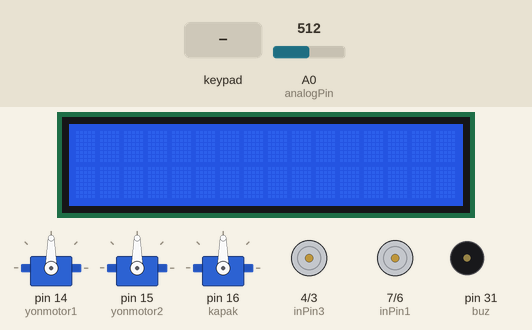
A sketch run on a simulated Arduino Mega 2560, built with avr-gcc and run on an emulated ATmega2560. Shown: 16×2 character LCD, 3 × servo, motor-driver pin pairs drawn as motors (green arrow = first pin HIGH = forward, orange = second pin HIGH = backward, longer = more drive), buzzer (waves = sounding). The inputs (shaded band) are chosen by the test bench; at power-on: A0 (analogPin) = 512.

Above: at 1.2 s.
1.3 s: key 'c' pressed
At 2.1 s:
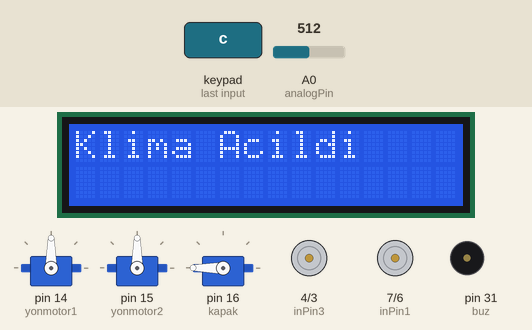
4.1 s: keypad keys 2 6 2 7 2 8 2 9 pressed 0.4 s apart
At 6.17 s:
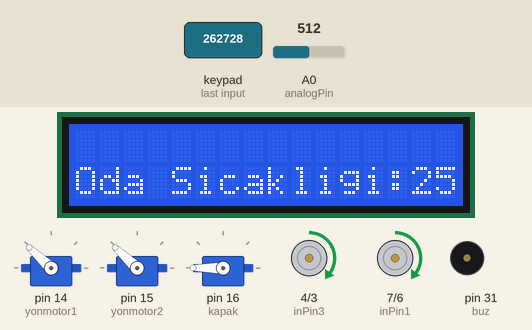
8.8 s: key '8' pressed
At 9.25 s:
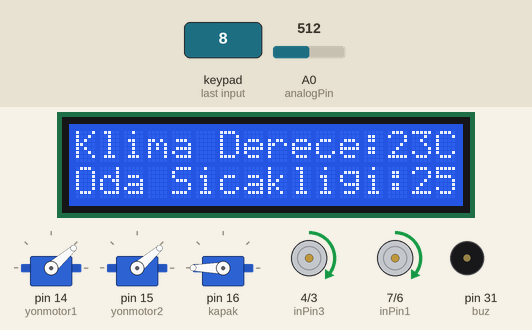
11.5 s: key '0' pressed
At 12.7 s:
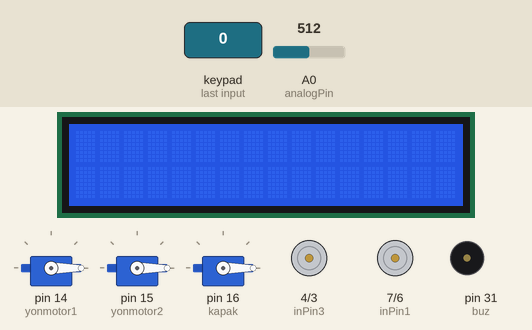
13.0 s: key 'c' pressed
At 13.5 s:
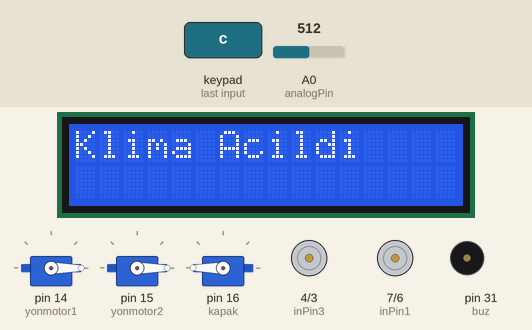
16.0 s: keypad keys 8 / 2 = pressed 0.4 s apart
At 16.34 s:
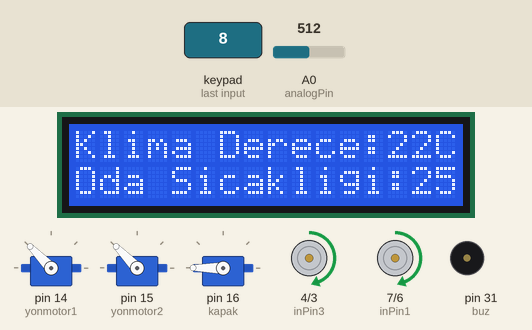
Timing chart, 0 to 21.6 s (numbered marks = the images above; inputs shaded):
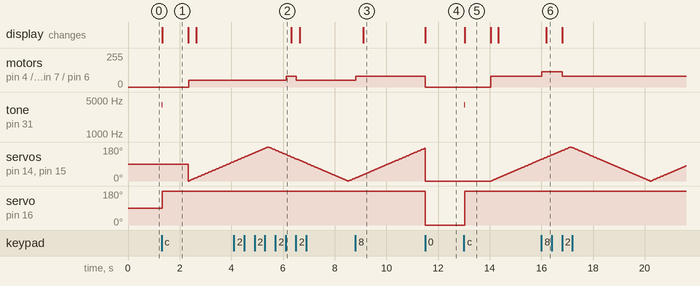

Measured:
- after the input at 1.3 s, motor on pin 4 (inPin3) / pin 3 (inPin4), motor on pin 7 (inPin1) / pin 6 (inPin2): stopped → forward 50/255 after 1.0 s; tone on pin 31 (buz): silent → 4000 Hz at once, → silent 0.02 s later; servo on pin 16 (kapak): 90° → 180° at once; the display: changes at once (image 1)
- after the input at 4.1 s, motor on pin 4 (inPin3) / pin 3 (inPin4), motor on pin 7 (inPin1) / pin 6 (inPin2): forward 50/255 → forward 80/255 after 2.0 s, → forward 50/255 0.40 s later
- after the input at 8.8 s, motor on pin 4 (inPin3) / pin 3 (inPin4), motor on pin 7 (inPin1) / pin 6 (inPin2): forward 50/255 → forward 80/255 at once; the display: changes after 0.30 s (image 3)
- after the input at 11.5 s, motor on pin 4 (inPin3) / pin 3 (inPin4), motor on pin 7 (inPin1) / pin 6 (inPin2): forward 80/255 → stopped at once; servo on pin 16 (kapak): 180° → 0° at once; the display: changes at once (image 4)
- after the input at 13.0 s, motor on pin 4 (inPin3) / pin 3 (inPin4), motor on pin 7 (inPin1) / pin 6 (inPin2): stopped → forward 80/255 after 1.0 s
- after the input at 16.0 s, motor on pin 4 (inPin3) / pin 3 (inPin4), motor on pin 7 (inPin1) / pin 6 (inPin2): forward 80/255 → forward 115/255 at once, → forward 80/255 0.79 s later; the display: changes after 0.19 s (image 6)
- what the display in image 1 shows lasts 1.0 s, from 1.3 s to 2.3 s

The sketch:

klima.ino
```cpp
#include <Servo.h>
#include <LiquidCrystal.h>
#include <Keypad.h>
const byte satir=4;
const byte sutun=4;
char tustakimi[satir][sutun]=
{
  {'7','8','9','/'},
  {'4','5','6','x'},
  {'1','2','3','-'},
  {'c','0','=','+'},
};
byte satirpin[satir]={22,23,24,25};
byte sutunpin[sutun]={26,27,28,29};
Keypad tustakimim = Keypad(makeKeymap(tustakimi),satirpin,sutunpin,satir,sutun);
const int rs = 13, en = 12, d4 = 11, d5 = 10, d6 = 9, d7 = 8;
LiquidCrystal lcd(rs, en, d4, d5, d6, d7);
Servo yonmotor1;
Servo yonmotor2;
Servo kapak;
int derece = 0;
String klimaDurum;
String sistemDurum;

int inPin1=7;
int inPin2=6;
int enA=5;
int buz=31;
int inPin3=4;
int inPin4=3;
int enB=2;
int hiz;
int i=1;
const int analogPin=A0;
float gerilimDegeri=0;
float sensorDegeri = 0;
float odasicakligi = 0;
void setup() {
  Serial.begin(9600);
  lcd.begin(16, 2);
   yonmotor1.attach(14);
   yonmotor2.attach(15);
   kapak.attach(16);

    pinMode(buz,OUTPUT);
    pinMode(inPin1,OUTPUT);
    pinMode(inPin2,OUTPUT);
    pinMode(inPin3,OUTPUT);
    pinMode(inPin4,OUTPUT);
}
void kapaklar(){
        for (derece = 0; derece <= 180; derece += 1) {
            sensorDegeri = analogRead(analogPin);
            gerilimDegeri = (sensorDegeri/1023)*5000;
            odasicakligi = gerilimDegeri / 10.0;
          yonmotor1.write(derece);
          yonmotor2.write(derece);
          delay(15);
           char tus = tustakimim.getKey();
           if(tus == '0'){
           klimaDurum="yanlis";
            kapaklarkapat();
           }
     if(tus == '8' && i<8){
    if( klimaDurum=="dogru"){
     i++;
    }
  if(i==1){
    lcd.clear();
    lcd.setCursor(0,0);
    lcd.print("Klima Derece:24C");
    lcd.setCursor(0,1);
    lcd.print("Oda Sicakligi:");
  }
  if(i==2){
    lcd.clear();
    lcd.setCursor(0,0);
    lcd.print("Klima Derece:23C");
    lcd.setCursor(0,1);
    lcd.print("Oda Sicakligi:");
  }
  if(i==3){
    lcd.clear();
    lcd.setCursor(0,0);
    lcd.print("Klima Derece:22C");
    lcd.setCursor(0,1);
    lcd.print("Oda Sicakligi:");
  }if(i==4){
    lcd.clear();
    lcd.setCursor(0,0);
    lcd.print("Klima Derece;21C");
    lcd.setCursor(0,1);
    lcd.print("Oda Sicakligi;");
  }if(i==5){
    lcd.clear();
    lcd.setCursor(0,0);
    lcd.print("Klima Derece:20C");
    lcd.setCursor(0,1);
    lcd.print("Oda Sicakligi:");
  }if(i==6){
    lcd.clear();
    lcd.setCursor(0,0);
    lcd.print("Klima Derece:19C");
    lcd.setCursor(0,1);
    lcd.print("Oda Sicakligi:");
  }if(i==7){
    lcd.clear();
    lcd.setCursor(0,0);
    lcd.print("Klima Derece:18C");
    lcd.setCursor(0,1);
    lcd.print("Oda Sicakligi:");
  }
  }
  else if(tus == '2' && i>1){
    if( klimaDurum=="dogru"){
      i--;
    }
  if(i==1){
    lcd.clear();
    lcd.setCursor(0,0);
    lcd.print("Klima Derece:24C");
    lcd.setCursor(0,1);
    lcd.print("Oda Sicakligi:");
  }
  if(i==2){
    lcd.clear();
    lcd.setCursor(0,0);
    lcd.print("Klima Derece:23C");

    lcd.setCursor(0,1);
    lcd.print("Oda Sicakligi:");
  }
  if(i==3){
    lcd.clear();
    lcd.setCursor(0,0);
    lcd.print("Klima Derece:22C");

    lcd.setCursor(0,1);
    lcd.print("Oda Sicakligi:");
  }if(i==4){
    lcd.clear();
    lcd.setCursor(0,0);
    lcd.print("Klima Derece:21C");
    lcd.setCursor(0,1);
    lcd.print("Oda Sicakligi:");
  }if(i==5){
    lcd.clear();
    lcd.setCursor(0,0);
    lcd.print("Klima Derece:20C");
    lcd.setCursor(0,1);
    lcd.print("Oda Sicakligi:");
  }if(i==6){
    lcd.clear();
    lcd.setCursor(0,0);
    lcd.print("Klima Derece:19C");
    lcd.setCursor(0,1);
    lcd.print("Oda Sicakligi:");
  }if(i==7){
    lcd.clear();
    lcd.setCursor(0,0);
    lcd.print("Klima Derece:18C");
    lcd.setCursor(0,1);
    lcd.print("Oda Sicakligi:");
  }
  }
if(i == 1){
  hiz =50;
}
else if(i ==2){
  hiz = 80;
}
else if(i ==3){
  hiz = 115;
}
else if(i ==4){
  hiz = 150;
}
else if(i ==5){
  hiz = 185;
}
else if(i ==6){
  hiz = 220;
}
else if(i ==7){
  hiz = 255;
}
    analogWrite(7,hiz);
  analogWrite(6,0);
  analogWrite(4,hiz);
  analogWrite(3,0);
            lcd.setCursor(14,1);
            lcd.print(odasicakligi);
  }
       for (derece = 180; derece >= 0; derece -= 1) {
            sensorDegeri = analogRead(analogPin);
            gerilimDegeri = (sensorDegeri/1023)*5000;
            odasicakligi= gerilimDegeri/ 10.0;
          yonmotor1.write(derece);
          yonmotor2.write(derece);
          delay(15);
           char tus = tustakimim.getKey();
           if(tus == '0'){
            klimaDurum="yanlis";
            kapaklarkapat();
           }
    if(tus == '8' && i<8){
    if( klimaDurum=="dogru"){
     i++;
    }
    if(i==1){

    lcd.clear();
    lcd.setCursor(0,0);
    lcd.print("Klima Derece:24C");
    lcd.setCursor(0,1);
    lcd.print("Oda Sicakligi:");
  }
  if(i==2){
    lcd.clear();
    lcd.setCursor(0,0);
    lcd.print("Klima Derece:23C");
    lcd.setCursor(0,1);
    lcd.print("Oda Sicakligi:");
  }
  if(i==3){
    lcd.clear();
    lcd.setCursor(0,0);
    lcd.print("Klima Derece:22C");
    lcd.setCursor(0,1);
    lcd.print("Oda Sicakligi:");
  }if(i==4){
    lcd.clear();
    lcd.setCursor(0,0);
    lcd.print("Klima Derece:21C");
    lcd.setCursor(0,1);
    lcd.print("Oda Sicakligi:");
  }if(i==5){
    lcd.clear();
    lcd.setCursor(0,0);
    lcd.print("Klima Derece:20C");
    lcd.setCursor(0,1);
    lcd.print("Oda Sicakligi:");
  }if(i==6){
    lcd.clear();
    lcd.setCursor(0,0);
    lcd.print("Klima Derece:19C");
    lcd.setCursor(0,1);
    lcd.print("Oda Sicakligi:");
  }if(i==7){
    lcd.clear();
    lcd.setCursor(0,0);
    lcd.print("Klima Derece:18C");
    lcd.setCursor(0,1);
    lcd.print("Oda Sicakligi:");
  }
  }

  else if(tus == '2' && i>1){
    if( klimaDurum=="dogru"){
      i--;
    }
  if(i==1){
    lcd.clear();
    lcd.setCursor(0,0);
    lcd.print("Klima Derece:24C");
    lcd.setCursor(0,1);
    lcd.print("Oda Sicakligi:");
  }
  if(i==2){
    lcd.clear();
    lcd.setCursor(0,0);
    lcd.print("Klima Derece:23C");
    lcd.setCursor(0,1);
    lcd.print("Oda Sicakligi:");
  }
  if(i==3){
    lcd.clear();
    lcd.setCursor(0,0);
    lcd.print("Klima Derece:22C");
    lcd.setCursor(0,1);
    lcd.print("Oda Sicakligi:");
  }if(i==4){
    lcd.clear();
    lcd.setCursor(0,0);
    lcd.print("Klima Derece:21C");
    lcd.setCursor(0,1);
    lcd.print("Oda Sicakligi:");
  }if(i==5){
    lcd.clear();
    lcd.setCursor(0,0);
    lcd.print("Klima Derece:20C");
    lcd.setCursor(0,1);
    lcd.print("Oda Sicakligi:");
  }if(i==6){
    lcd.clear();
    lcd.setCursor(0,0);
    lcd.print("Klima Derece:19C");
    lcd.setCursor(0,1);
    lcd.print("Oda Sicakligi:");
  }if(i==7){
    lcd.clear();
    lcd.setCursor(0,0);
    lcd.print("Klima Derece:18C");
    lcd.setCursor(0,1);
    lcd.print("Oda Sicakligi:");
  }
  }
if(i == 1){
  hiz =50;
}
else if(i ==2){
  hiz = 80;
}
else if(i ==3){
  hiz = 115;
}
else if(i ==4){
  hiz = 150;
}
else if(i ==5){
  hiz = 185;
}
else if(i ==6){
  hiz = 220;
}
else if(i ==7){
  hiz = 255;
}
     analogWrite(7,hiz);
     analogWrite(6,0);
     analogWrite(4,hiz);
     analogWrite(3,0);
            lcd.setCursor(14,1);
            lcd.print(odasicakligi);
  }
kapaklar();
}
void kapaklarkapat(){
  yonmotor1.write(0);
  yonmotor2.write(0);
  kapak.write(0);
     analogWrite(7,0);
     analogWrite(6,0);
     analogWrite(4,0);
     analogWrite(3,0);
loop();
}
void loop() {
 char tus = tustakimim.getKey();
 if(tus!=NO_KEY){
 if(tus == 'c' ){

   tone(buz,4000);
    delay(20);
    noTone(buz);
      kapak.write(180);
      klimaDurum="dogru";
      lcd.print("Klima Acildi");
      delay(1000);
      lcd.clear();
      lcd.setCursor(0,1);
    lcd.print("Oda Sicakligi:");
      kapaklar();
 }
if(tus == '0' ){
 klimaDurum="yanlis";
}
}
 if(klimaDurum == "yanlis"){

   lcd.clear();
  kapaklarkapat();
}
}
```
